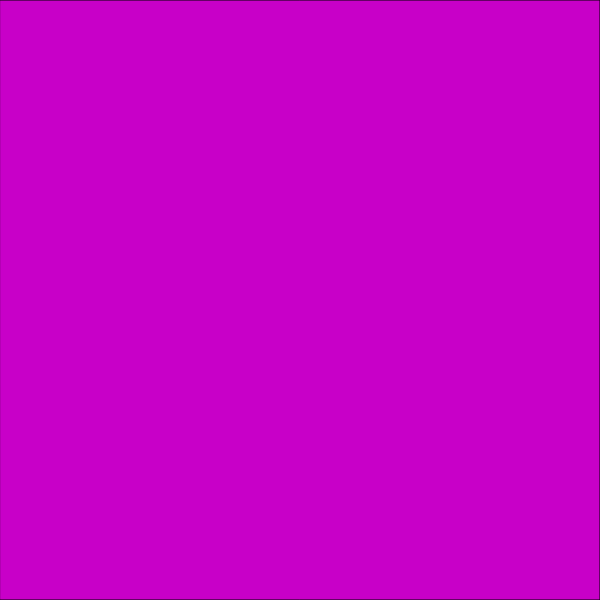
Frame 1 (no input)
Frame 60 (no input): identical to frame 1, image omitted
Frame 120 (the mouse pressed at the canvas centre since frame 60): blank canvas, image omitted

The p5.js sketch that drew this single still picture (run headless with seeded random() and noise() and a simulated clock; from frame 60 on, the mouse is pressed at the canvas centre):

// p5.js sketch
// ── sketch.js
function setup () {
    createCanvas (600,600)
}

function draw () {
    background (255)
    rectMode(CENTER)
    fill (200,0,200)
    rect(300, 300, (mouseX -300)*2, (mouseY -300)*2)
}
